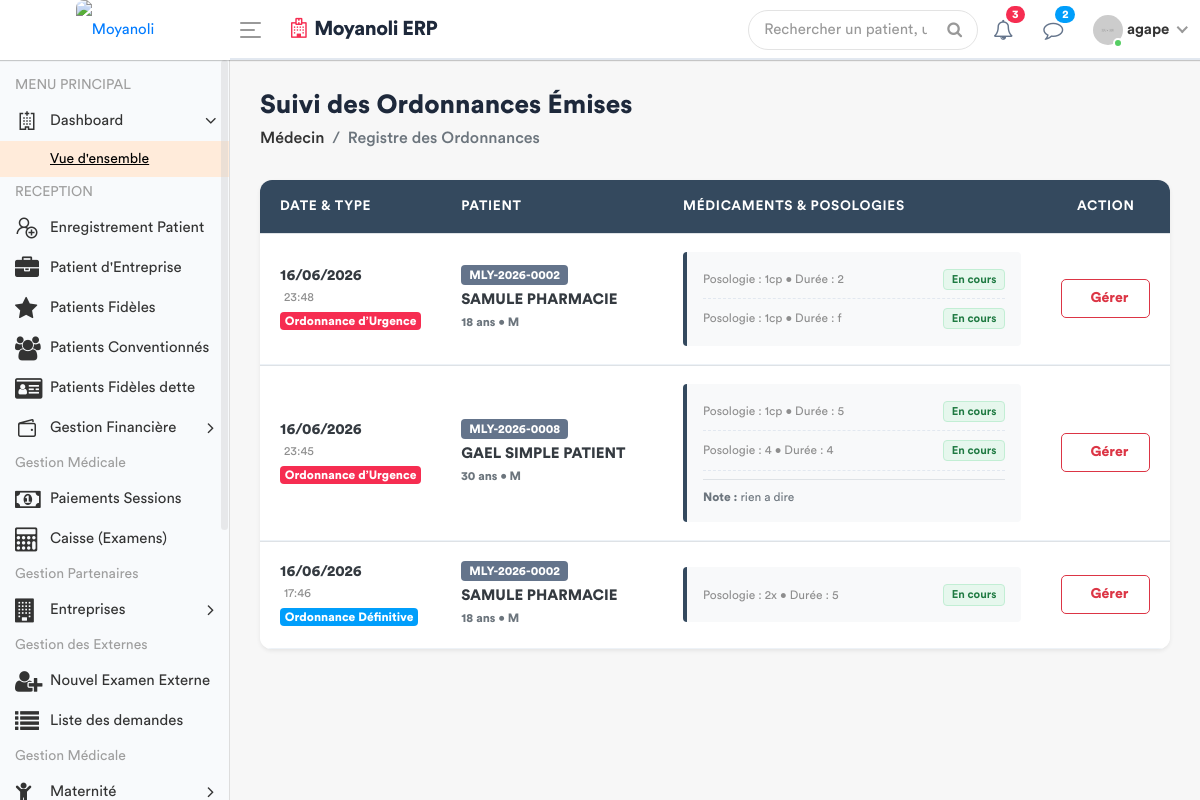
The page /medecin/ordonnances-delivrees/ (signed in) on the database as committed earlier.
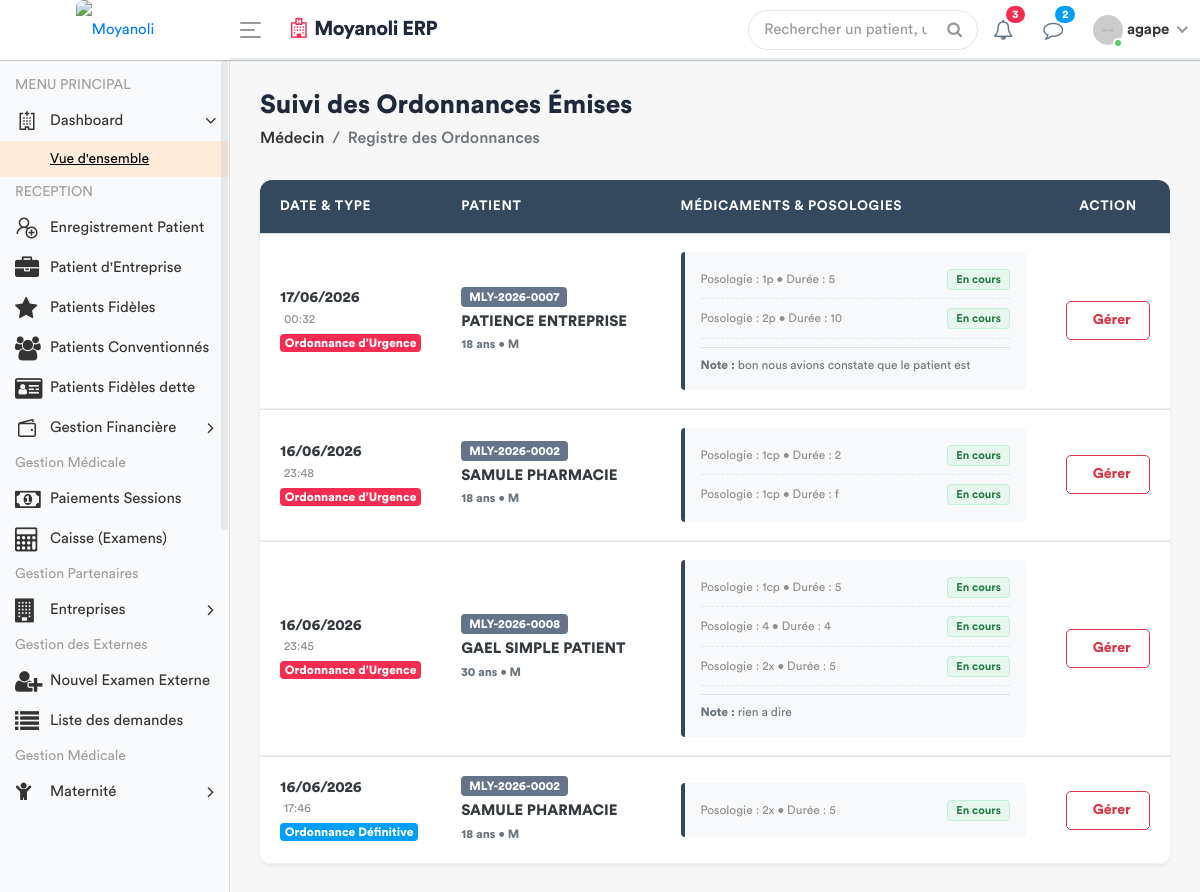
The same page on the database as committed later.
### apps/models.py (models this page shows, shortened)
class Ordonnance(models.Model):
    TYPE_CHOICES = [('URGENCE', 'Ordonnance d’Urgence'), ('DEFINITIVE', 'Ordonnance Définitive')]
    consultation = models.ForeignKey('Consultation', on_delete=models.CASCADE)
    date_prescrite = models.DateTimeField(default=timezone.now)
    type_ordonnance = models.CharField(max_length=20, choices=TYPE_CHOICES, default='URGENCE')
    diagnostic = models.CharField(max_length=255, blank=True)
    observation = models.TextField(blank=True)

class Consultation(models.Model):
    triage = models.OneToOneField(SigneVital, db_index=True, on_delete=models.CASCADE)
    medecin = models.ForeignKey(settings.AUTH_USER_MODEL, on_delete=models.SET_NULL, null=True)
    motif_consultation = models.TextField(verbose_name="Motif")
    histoire_maladie = models.TextField(verbose_name="Histoire de la maladie")
    examen_physique = models.TextField(verbose_name="Examen physique")
    complement_d_anamnese = models.CharField(max_length=200, null=True)
    hypothese_diagnostique = models.TextField(verbose_name="Hypothèse diagnostique")
    date_creation = models.DateTimeField(default=timezone.now)
    consultation_payee = models.BooleanField(default=False, verbose_name="Consultation payée")
    session = models.OneToOneField(SessionSoins, on_delete=models.CASCADE, null=True)

class SigneVital(models.Model):
    patient = models.ForeignKey(Patient, on_delete=models.CASCADE)
    temperature = models.DecimalField(max_digits=4, decimal_places=1)
    poids = models.DecimalField(max_digits=5, decimal_places=2)
    tension_arterielle = models.CharField(max_length=10)
    frequence_cardiaque = models.IntegerField()
    frequence_respiratoire = models.IntegerField(null=True, blank=True)
    saturation_oxygene = models.IntegerField(null=True, blank=True)
    date_prelevement = models.DateTimeField(default=timezone.now)
    infirmier = models.ForeignKey(User, on_delete=models.SET_NULL, null=True)
    est_consulte = models.BooleanField(default=False)
    session = models.ForeignKey(SessionSoins, on_delete=models.CASCADE, related_name='signes_vitaux', null=True)

class Patient(models.Model):
    TYPE_CHOICES = [
        ('SIMPLE', 'Patient Simple'),
        ('FIDELE', 'Patient Fidèle'),
        ('CONVENTIONNE', 'Patient Conventionné'),
    ]
    code_patient = models.CharField(max_length=20, unique=True, editable=False)
    noms = models.CharField(max_length=100)
    service = models.ForeignKey('Service', on_delete=models.PROTECT, related_name='patients', null=True)
    sexe = models.CharField(max_length=1, choices=[('M', 'Masculin'), ('F', 'Féminin')])
    age = models.CharField(max_length=30)
    adresse = models.TextField()
    telephone = models.CharField(max_length=20)
    type_patient = models.CharField(max_length=15, choices=TYPE_CHOICES, default='SIMPLE')
    a_carte_fidelite = models.BooleanField(default=False, verbose_name="Possède carte de fidélité")
    entreprise = models.ForeignKey(
        'Entreprise',
        on_delete=models.SET_NULL,
        null=True,
        blank=True,
        related_name='patients',
        verbose_name="Entreprise (si conventionné)"
    )
    fiche_payee = models.BooleanField(default=False)
    created_by = models.ForeignKey(User, on_delete=models.SET_NULL, null=True, related_name='patients_crees')
    date_creation = models.DateTimeField(auto_now_add=True)
    date_modification = models.DateTimeField(auto_now=True)

class Medicament(models.Model):
    ordonnance = models.ForeignKey('Ordonnance', on_delete=models.CASCADE, related_name='medicaments')
    nom = models.CharField(max_length=255)
    posologie = models.CharField(max_length=255)
    duree = models.CharField(max_length=100)
    STATUT_CHOICES = [('EN_COURS', 'En cours'), ('STOPPE', 'Stoppé')]
    statut = models.CharField(max_length=20, choices=STATUT_CHOICES, default='EN_COURS')

### apps/views.py (the view, shortened to what this page needs)
# urls.py: path('medecin/ordonnances-delivrees/', views.liste_ordonnances_delivrees_view, name='liste_ordonnances_delivrees'),
@login_required
def liste_ordonnances_delivrees_view(request):
    ordonnances_medecin = Ordonnance.objects.select_related(
        'consultation__triage__patient'
    ).prefetch_related(
        'medicaments'
    ).order_by('-date_prescrite')
    role = Fonction.objects.filter(userKey=request.user).first()
    fonctionKey = role.fonctionKey.roleName if role and role.fonctionKey else None
    context = {
        'ordonnances_medecin': ordonnances_medecin,
        'fonctionKey': fonctionKey
    }
    return render(request, 'back-end/medecin/liste_ordonnances_delivrees.html', context)

### apps/templates/back-end/medecin/liste_ordonnances_delivrees.html (shortened to what the changed rows need)
<!DOCTYPE html>
{% load static %}
<html lang="fr">
<head>
    {% include 'back-end/includes/css.html' %}
</head>
<body>
    <div class="main-wrapper">
        <div class="page-wrapper">
            <div class="content container-fluid">
                <div class="card shadow-sm custom-table-card">
                    <div class="card-body p-0">
                        <div class="table-responsive">
                            <table class="table table-modern table-hover mb-0" width="100%">
                                <thead>
                                    <tr>
                                        <th style="width: 15%;">Date & Type</th>
                                        <th style="width: 25%;">Patient</th>
                                        <th style="width: 45%;">Médicaments & Posologies</th>
                                        <th style="width: 15%;" class="text-center">Action</th>
                                    </tr>
                                </thead>
                                <tbody>
                                    {% for ord in ordonnances_medecin %}
                                    <tr>
                                        <td class="align-middle">
                                            <div class="text-dark font-weight-bold">{{ ord.date_prescrite|date:"d/m/Y" }}</div>
                                            <small class="text-muted d-block mb-1">{{ ord.date_prescrite|date:"H:i" }}</small>
                                            <span class="badge {% if ord.type_ordonnance == 'URGENCE' %}badge-danger{% else %}badge-info{% endif %} font-weight-bold" style="font-size: 0.75rem;">
                                                {{ ord.get_type_ordonnance_display }}
                                            </span>
                                        </td>
                                        <td class="align-middle">
                                            <span class="badge badge-secondary mb-1 px-2 py-1" style="font-size: 0.75rem; background-color: #64748b;">
                                                {{ ord.consultation.triage.patient.code_patient }}
                                            </span>
                                            <span class="d-block text-uppercase font-weight-bold text-dark">{{ ord.consultation.triage.patient.noms }}</span>
                                            <small class="text-secondary font-weight-bold">{{ ord.consultation.triage.patient.age }} ans &bull; {{ ord.consultation.triage.patient.sexe }}</small>
                                        </td>
                                        <td class="align-middle">
                                            <div class="bg-light p-3 rounded" style="border-left: 4px solid #34495e;">
                                                {% for medoc in ord.medicaments.all %}
                                                <div class="d-flex justify-content-between align-items-center medoc-item">
                                                    <div>
                                                        <span class="text-muted small d-block">
                                                            Posologie : {{ medoc.posologie }} &bull; Durée : {{ medoc.duree }}
                                                        </span>
                                                    </div>
                                                    <div>
                                                        {% if medoc.statut == 'EN_COURS' %}
                                                            <span class="badge badge-actif px-2 py-1 small">En cours</span>
                                                        {% else %}
                                                            <span class="badge badge-stoppe px-2 py-1 small">Stoppé</span>
                                                        {% endif %}
                                                    </div>
                                                </div>
                                                {% endfor %}
                                                {% if ord.observation %}
                                                    <div class="mt-2 pt-2 border-top small text-secondary">
                                                        <strong>Note :</strong> {{ ord.observation }}
                                                    </div>
                                                {% endif %}
                                            </div>
                                        </td>
                                        <td class="text-center align-middle">
                                            <button type="button" class="btn btn-outline-danger btn-sm btn-block font-weight-bold py-2" data-toggle="modal" data-target="#modalGerer{{ ord.id }}">
                                                 Gérer
                                            </button>
                                        </td>
                                    </tr>
                                    {% endfor %}
                                </tbody>
                            </table>
                        </div>
                    </div>
                </div>
            </div>
        </div>
    </div>
</body>
</html>

Rows that differ between the two databases and show on the page:
added Ordonnance: date_prescrite "17/06/2026", date_prescrite "00:32", type_ordonnance "Ordonnance d’Urgence", consultation.triage.patient.code_patient "MLY-2026-0007", consultation.triage.patient.noms "PATIENCE ENTREPRISE", consultation.triage.patient.age "18", consultation.triage.patient.sexe "M", observation "bon nous avions constate que le patient est"
added Medicament: posologie "1p", duree "5", statut "En cours", shown under "17/06/2026"
added Medicament: posologie "2p", duree "10", statut "En cours", shown under "17/06/2026"
added Medicament: posologie "2x", duree "5", statut "En cours", shown under Ordonnance "rien a dire"
